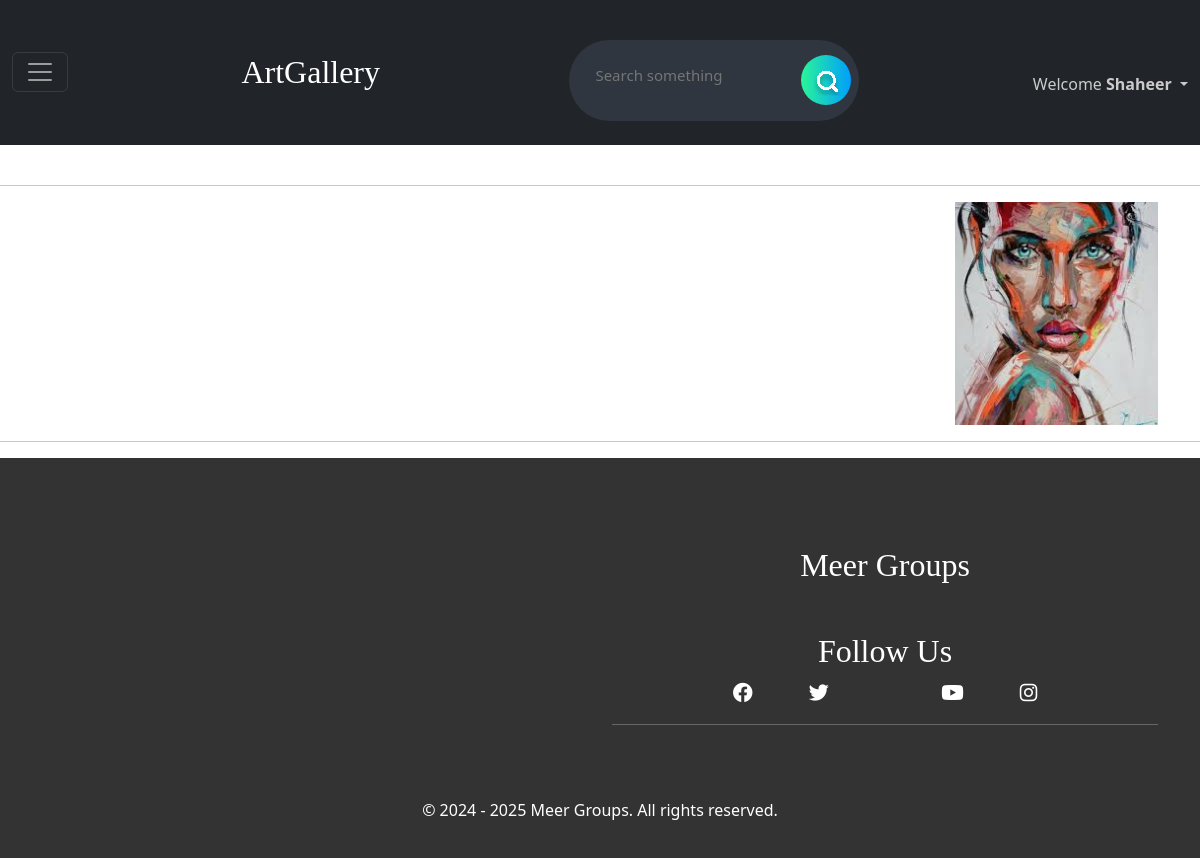
Page / (signed in) on the committed database.
### Shop/models.py (models this page shows, shortened)
class CustomUser(AbstractBaseUser, PermissionsMixin):
    email = LowercaseEmailField(_('email address'), unique=True)
    name = models.CharField(max_length=255)
    is_staff = models.BooleanField(default=False)
    is_active = models.BooleanField(default=True)
    date_joined = models.DateTimeField(default=timezone.now)
    phone_regex = RegexValidator( regex = r'^\d{10}$',message = "phone number should exactly be in 10 digits")
    phone = models.CharField(max_length=255, validators=[phone_regex], blank = True, null=True)
    class Types(models.TextChoices):
        SELLER = "Seller", "SELLER"
        CUSTOMER = "Customer", "CUSTOMER"
    default_type = Types.CUSTOMER
    type = MultiSelectField(choices=Types.choices, default=[], null=True, blank=True)
    USERNAME_FIELD = 'email'
    REQUIRED_FIELDS = []
    objects = CustomUserManager()

class Art(models.Model):
    Art_id = models.AutoField(primary_key=True)
    Art_Name = models.CharField(max_length=15)
    image = models.ImageField(upload_to = "ArtImages/productimages", default = None, null = True, blank = True)
    price = models.FloatField()
    Type = models.CharField(max_length=1000)
    upload_by = models.ForeignKey(SellerAdditional,on_delete=models.CASCADE)
    date_added = models.DateTimeField(default=timezone.now)

### Shop/views.py (the view)
# urls.py: path('',views.index),
def index(request):
    return render(request,'index.html',parms)

### Shop/templates/index.html (shortened to what this page needs)
{% extends 'basic.html' %}
{% block style %}
<link rel="stylesheet" href="/static/home.css">
{% endblock %}
{% block body %}
<br>
<hr>
<div class="grid container">
  {% for product in Product %}
  <div class="entry work-entry branding ">
    <a href="art/{{product.Art_id}}">
      <div class="entry-image mm" style="background-image: url('/media/{{product.image}}')"></div>
    </a>
  </div>
  {% endfor %}
</div>
<hr>
{% endblock %}

### Shop/templates/basic.html (shortened to what this page needs)
{% load static%}
<!doctype html>
<html lang="en">
<head>
  <link href="https://cdn.jsdelivr.net/npm/bootstrap@5.3.2/dist/css/bootstrap.min.css" rel="stylesheet"
>
  <link rel="stylesheet" href="https://cdnjs.cloudflare.com/ajax/libs/font-awesome/6.0.0/css/all.min.css">
  <link rel="stylesheet" href="static/basic.css">
  {% block style %}{% endblock %}
</head>
<body class="loading">
  <nav class="navbar navbar-dark bg-dark py-4">
    <div class="container-fluid">
      <button class="navbar-toggler" type="button" data-bs-toggle="offcanvas" data-bs-target="#offcanvasDarkNavbar"
        aria-controls="offcanvasDarkNavbar" aria-label="Toggle navigation">
        <span class="navbar-toggler-icon"></span>
      </button>
      <a class="navbar-brand heading" href="/">ArtGallery</a>
      <form class="d-flex mt-3" role="search" method="search" action="/search">
        <div class="searchBox">
          <input class="searchInput" type="search" name="query" id="query" placeholder="Search something">
          <button class="searchButton" type="submit">
          </button>
        </div>
      </form>
      {% if user.is_authenticated %}
      <li class="nav-item dropdown">
        <a class="nav-link dropdown-toggle" href="#" role="button" data-bs-toggle="dropdown" aria-expanded="false"
          style="color: #cccbcb;">
          Welcome <b>{{request.user.name}}</b>
        </a>
      </li>
      {% else %}
      <button onclick="openModal('authModal')">Login</button>
      {% endif %}
    </div>
  </nav>
  {% block body %}{% endblock %}
  <footer>
    <div class="container">
      <div class="row">
        <div class="col-md-6">
          <div id="map">
          </div>
        </div>
        <div class="col-md-6 social-links">
          <h4 class="heading mt-5">Meer Groups</h4>
          <h3 class="heading mt-5">Follow Us</h3>
          <a href="https://www.facebook.com/yourpage" target="_blank" title="Shaheer Ul Islam"><i
              class="fab fa-facebook mx-3"></i></a>
          <a href="https://www.facebook.com/yourpage" target="_blank" title="Shaheer Ul Islam"><i
              class="fab fa-twitter mx-3"></i></a>
          <a href="https://www.facebook.com/yourpage" target="_blank" title="Shaheer Ul Islam"></a>
          <a href="https://www.facebook.com/yourpage" target="_blank" title="Shaheer Ul Islam"><i
              class="fab fa-youtube mx-3"></i></a>
          <a href="https://www.facebook.com/yourpage" target="_blank" title="Shaheer Ul Islam"><i
              class="fab fa-instagram mx-3"></i></a>
          <hr>
        </div>
      </div>
      <p>&copy; 2024 - 2025 Meer Groups. All rights reserved.</p>
    </div>
  </footer>
</body>
</html>

### static/basic.css (style rules this page uses)
.searchBox { display: flex; max-width: 290px; align-items: center; justify-content: space-between; gap: 8px; background: #2f3640; border-radius: 50px; position: relative; }
.searchButton { color: white; position: absolute; right: 8px; width: 50px; height: 50px; border-radius: 50%; background: var(--gradient-2, linear-gradient(90deg, #2AF598 0%, #009EFD 100%)); border: 0; display: inline-block; transition: all 300ms cubic-bezier(.23, 1, 0.32, 1); }
.searchInput { border: none; background: none; outline: none; color: white; font-size: 15px; padding: 24px 46px 24px 26px; }
.navbar { position: unset; }
.heading { font-family: 'Press Start 2P'; font-size: xx-large; }
footer { background-color: #333; color: #fff; padding: 20px; text-align: center; }
#map { height: 300px; margin-top: 20px; }
.social-links { margin-top: 20px; }
.social-links a { color: #fff; text-decoration: none; font-size: 20px; margin: 0 10px; }
form { display: flex; flex-direction: column; }
input { padding: 10px; margin-bottom: 10px; border: 1px solid #ccc; border-radius: 4px; }
button { padding: 12px; background-color: #4caf50; color: #fff; border: none; border-radius: 4px; cursor: pointer; }

### static/home.css (style rules this page uses)
.grid { display: flex; flex-wrap: wrap; gap: 20px; justify-content: space-between; }
.entry { position: relative; width: calc(20% - 20px); padding-top: 20%; overflow: hidden; display: flex; flex-direction: column; }
.entry-image { position: absolute; top: 0; right: 0; bottom: 0; left: 0; background-size: cover; background-position: center; transition: transform 0.3s ease-in-out; }

### rows in the picture
CustomUser: user.name "Shaheer"
Art: image (picture)
